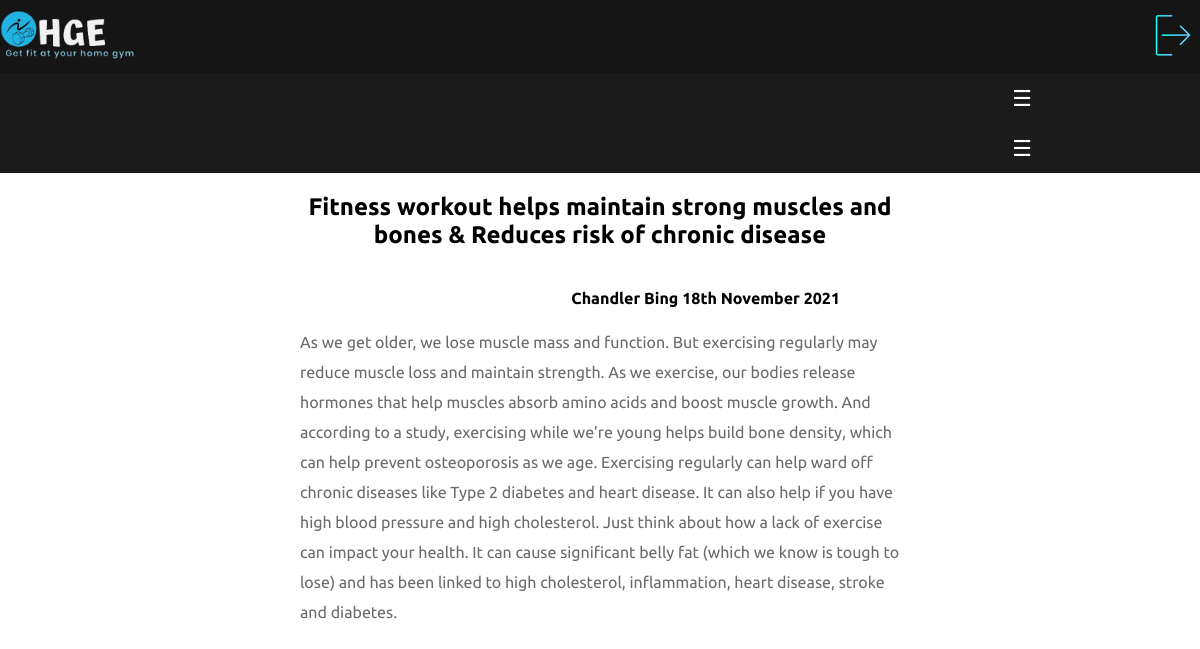
Screenshot of /blog.php?blog-id=7 (signed in) with the database file from the repository.
### tables this page shows
CREATE TABLE `blog` (
  `id` int(11) NOT NULL,
  `title` varchar(200) NOT NULL,
  `details` varchar(1000) NOT NULL,
  `author` varchar(20) NOT NULL,
  `publish` varchar(40) DEFAULT NULL,
  `image_path` varchar(200) NOT NULL
);

### blog.php (the view, shortened to what this page needs)
<?php
 include "config.php";
 include "navbar.php";
?>
<!DOCTYPE html>
<html lang="en">
<head>
    <link rel="stylesheet" href="css/style.css">
</head>
<body>
    <section class="container v-blog">
    <?php
                    $blog_id = $_GET['blog-id'];
                    $sql = "SELECT * FROM blog WHERE `id` ='$blog_id' ";
                    $res = mysqli_query($conn,  $sql);
                    if (mysqli_num_rows($res) > 0) {
                        while ($blog = mysqli_fetch_assoc($res)) { ?>
                        <div class="b-title">
                            <h2><?php echo $blog['title']  ?></a></h2>
                        </div>
                        <div class="b-author">
                            <h4><?php echo $blog['author']  ?> <span><?php echo $blog['publish']  ?></span></h4>
                        </div>
                        <div class="b-detail">
                            <p><?php echo $blog['details']  ?></p>
                        </div>
                    <?php } }?>
    </section>
</body>
</html>

### css/style.css (style rules this page uses)
* { box-sizing: border-box; -webkit-box-sizing: border-box; -moz-box-sizing: border-box; scroll-behavior: smooth; margin: 0; padding: 0; box-sizing: border-box; }
body { font-family: 'Oswald', sans-serif; font-family: 'Ubuntu', sans-serif; -webkit-font-smoothing: antialiased; }
.container { margin: 5% 14%; }
.v-blog h2 { text-align: center; margin: 20px 0; }
.v-blog { width: 50%; margin: 0 auto; }
.v-blog h4 { width: 80%; text-align: right; margin: 20px auto; }
.v-blog p { color: rgb(106, 106, 106); line-height: 30px; text-justify: distribute-all-lines; }

### rows the page displays
blog: title "Fitness workout helps maintain strong muscles and bones & Reduces risk of chronic disease", author "Chandler Bing", publish "18th November 2021", details "As we get older, we lose muscle mass and function. But exercising regularly may reduce muscle loss and maintain strength. As we exercise, our bodies release hormones that help muscles absorb amino acids and boost muscle growth. And according to a study, exercising while we’re young helps build bone density, which can help prevent osteoporosis as we age. Exercising regularly can help ward off chronic diseases like Type 2 diabetes and heart disease. It can also help if you have high blood pressure and high cholesterol. Just think about how a lack of exercise can impact your health. It can cause significant belly fat (which we know is tough to lose) and has been linked to high cholesterol,…"
